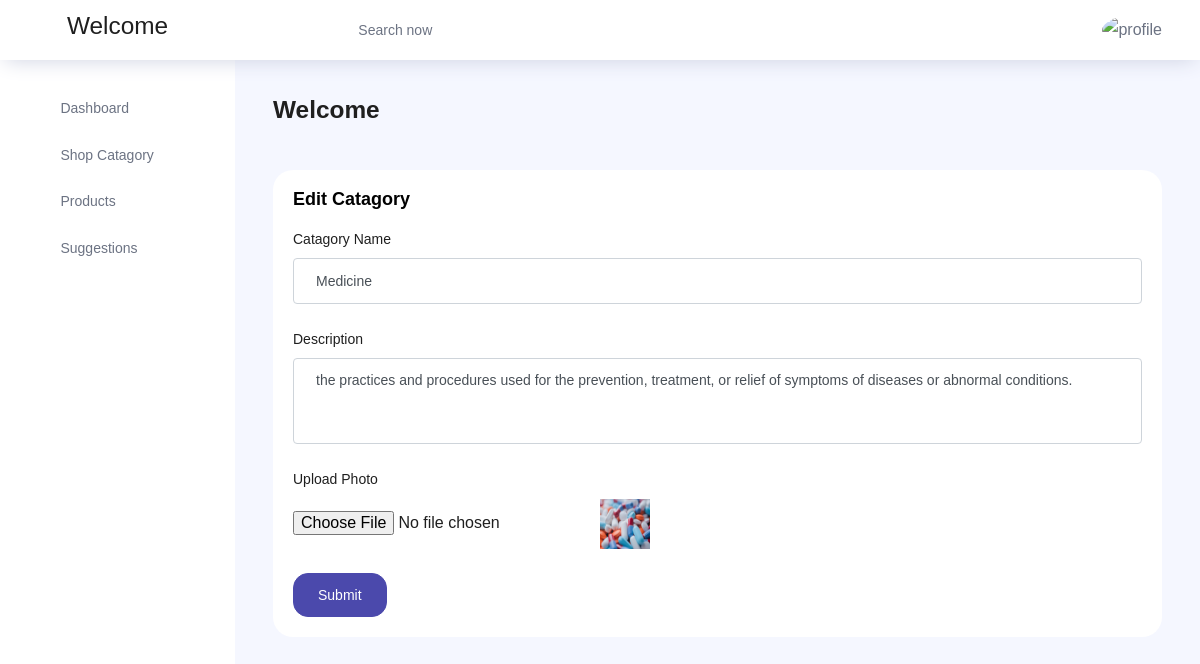
The app's page /ShopApp/cat_edit/11/ with its own data.
### ShopApp/models.py (models this page shows)
class catdb(models.Model):
    name = models.CharField(max_length=50,null=True,blank=True)
    description = models.CharField(max_length=200,null=True,blank=True)
    image = models.ImageField(upload_to="profile",null=True,blank=True)

### ShopApp/views.py (the view)
# urls.py: path('cat_edit/<int:dataid>/',views.cat_edit,name="cat_edit"),
def cat_edit(request,dataid):
    cat = catdb.objects.get(id=dataid)
    return render(request,"CatEdit.html",{'cat':cat})

### ShopApp/templates/CatEdit.html (shortened to what this page needs)
<!DOCTYPE html>
{% extends 'index.html' %}
{% block content %}
<html lang="en">
<head>
</head>
<body>
<div class="card">
                <div class="card-body">
                  <h4 class="card-title">Edit Catagory</h4>
                  <form class="forms-sample" method="post" action="{% url 'update_cat' dataid=cat.id %}" enctype="multipart/form-data">
                    <div class="form-group">
                      <label for="exampleInputName1">Catagory Name</label>
                      <input type="text" class="form-control" id="exampleInputName1" placeholder="Name" name="name" value="{{cat.name}}">
                    </div>
                    <div class="form-group">
                      <label for="exampleTextarea1">Description</label>
                      <textarea class="form-control" id="exampleTextarea1" rows="4" name="description">{{cat.description}}</textarea>
                    </div>
                    <div class="form-group">
                      <label for="exampleTextarea1">Upload Photo</label> <br>
                      <input type="file" name="image">
                        <img src="{{cat.image.url}}" height="50px" width="50px">
                    </div>
                    <button type="submit" class="btn btn-primary mr-2">Submit</button>
                  </form>
                </div>
              </div>
</body>
</html>
{% endblock %}

### records on screen
catdb: name "Medicine", description "the practices and procedures used for the prevention, treatment, or relief of symptoms of diseases or abnormal conditions.", image (picture)
